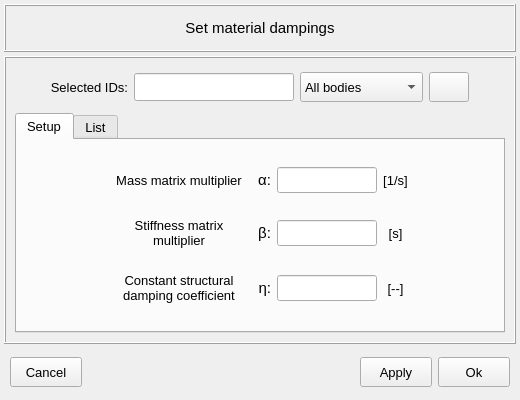
<?xml version="1.0" encoding="UTF-8"?>
<ui version="4.0">
 <class>Dialog</class>
 <widget class="QDialog" name="Dialog">
  <property name="geometry">
   <rect>
    <x>0</x>
    <y>0</y>
    <width>520</width>
    <height>400</height>
   </rect>
  </property>
  <property name="minimumSize">
   <size>
    <width>520</width>
    <height>400</height>
   </size>
  </property>
  <property name="maximumSize">
   <size>
    <width>520</width>
    <height>400</height>
   </size>
  </property>
  <property name="windowTitle">
   <string>Set material dampings</string>
  </property>
  <layout class="QGridLayout" name="gridLayout">
   <property name="leftMargin">
    <number>4</number>
   </property>
   <property name="topMargin">
    <number>4</number>
   </property>
   <property name="rightMargin">
    <number>4</number>
   </property>
   <property name="bottomMargin">
    <number>4</number>
   </property>
   <property name="spacing">
    <number>4</number>
   </property>
   <item row="0" column="0">
    <widget class="QFrame" name="frame">
     <property name="minimumSize">
      <size>
       <width>0</width>
       <height>48</height>
      </size>
     </property>
     <property name="maximumSize">
      <size>
       <width>16777215</width>
       <height>48</height>
      </size>
     </property>
     <property name="frameShape">
      <enum>QFrame::Shape::Box</enum>
     </property>
     <property name="frameShadow">
      <enum>QFrame::Shadow::Raised</enum>
     </property>
     <layout class="QGridLayout" name="gridLayout_2">
      <item row="0" column="0">
       <widget class="QLabel" name="label">
        <property name="font">
         <font>
          <pointsize>11</pointsize>
         </font>
        </property>
        <property name="text">
         <string>Set material dampings</string>
        </property>
        <property name="alignment">
         <set>Qt::AlignmentFlag::AlignCenter</set>
        </property>
       </widget>
      </item>
     </layout>
    </widget>
   </item>
   <item row="1" column="0">
    <widget class="QFrame" name="frame_2">
     <property name="minimumSize">
      <size>
       <width>380</width>
       <height>280</height>
      </size>
     </property>
     <property name="maximumSize">
      <size>
       <width>16777215</width>
       <height>480</height>
      </size>
     </property>
     <property name="frameShape">
      <enum>QFrame::Shape::Box</enum>
     </property>
     <property name="frameShadow">
      <enum>QFrame::Shadow::Raised</enum>
     </property>
     <layout class="QGridLayout" name="gridLayout_4">
      <item row="1" column="0">
       <widget class="QTabWidget" name="tabWidget_main">
        <property name="minimumSize">
         <size>
          <width>360</width>
          <height>0</height>
         </size>
        </property>
        <property name="maximumSize">
         <size>
          <width>16777215</width>
          <height>16777215</height>
         </size>
        </property>
        <property name="font">
         <font>
          <pointsize>10</pointsize>
         </font>
        </property>
        <property name="currentIndex">
         <number>0</number>
        </property>
        <widget class="QWidget" name="tab_main">
         <attribute name="title">
          <string>Setup</string>
         </attribute>
         <layout class="QGridLayout" name="gridLayout_12">
          <property name="leftMargin">
           <number>2</number>
          </property>
          <property name="topMargin">
           <number>4</number>
          </property>
          <property name="rightMargin">
           <number>2</number>
          </property>
          <property name="bottomMargin">
           <number>4</number>
          </property>
          <property name="spacing">
           <number>2</number>
          </property>
          <item row="0" column="0">
           <widget class="QFrame" name="frame_dampings">
            <property name="frameShape">
             <enum>QFrame::Shape::NoFrame</enum>
            </property>
            <property name="frameShadow">
             <enum>QFrame::Shadow::Raised</enum>
            </property>
            <layout class="QGridLayout" name="gridLayout_7">
             <property name="leftMargin">
              <number>4</number>
             </property>
             <property name="topMargin">
              <number>4</number>
             </property>
             <property name="rightMargin">
              <number>4</number>
             </property>
             <property name="bottomMargin">
              <number>4</number>
             </property>
             <item row="2" column="4">
              <widget class="QLabel" name="label_16">
               <property name="minimumSize">
                <size>
                 <width>0</width>
                 <height>26</height>
                </size>
               </property>
               <property name="maximumSize">
                <size>
                 <width>16777215</width>
                 <height>26</height>
                </size>
               </property>
               <property name="font">
                <font>
                 <family>MS Shell Dlg 2</family>
                 <pointsize>10</pointsize>
                 <italic>false</italic>
                 <bold>false</bold>
                </font>
               </property>
               <property name="text">
                <string>[--]</string>
               </property>
               <property name="alignment">
                <set>Qt::AlignmentFlag::AlignCenter</set>
               </property>
              </widget>
             </item>
             <item row="2" column="3">
              <widget class="QLineEdit" name="lineEdit_constant_structural_coefficient">
               <property name="minimumSize">
                <size>
                 <width>80</width>
                 <height>26</height>
                </size>
               </property>
               <property name="maximumSize">
                <size>
                 <width>100</width>
                 <height>26</height>
                </size>
               </property>
               <property name="font">
                <font>
                 <family>MS Shell Dlg 2</family>
                 <pointsize>10</pointsize>
                 <italic>false</italic>
                 <bold>false</bold>
                </font>
               </property>
               <property name="styleSheet">
                <string notr="true"/>
               </property>
               <property name="alignment">
                <set>Qt::AlignmentFlag::AlignCenter</set>
               </property>
              </widget>
             </item>
             <item row="2" column="1">
              <widget class="QLabel" name="label_9">
               <property name="minimumSize">
                <size>
                 <width>132</width>
                 <height>0</height>
                </size>
               </property>
               <property name="font">
                <font>
                 <family>MS Shell Dlg 2</family>
                 <pointsize>10</pointsize>
                 <italic>false</italic>
                 <bold>false</bold>
                </font>
               </property>
               <property name="text">
                <string>Constant structural damping coefficient</string>
               </property>
               <property name="alignment">
                <set>Qt::AlignmentFlag::AlignCenter</set>
               </property>
               <property name="wordWrap">
                <bool>true</bool>
               </property>
              </widget>
             </item>
             <item row="0" column="5">
              <spacer name="horizontalSpacer">
               <property name="orientation">
                <enum>Qt::Orientation::Horizontal</enum>
               </property>
               <property name="sizeHint" stdset="0">
                <size>
                 <width>40</width>
                 <height>20</height>
                </size>
               </property>
              </spacer>
             </item>
             <item row="1" column="3">
              <widget class="QLineEdit" name="lineEdit_stiffness_multiplier">
               <property name="minimumSize">
                <size>
                 <width>80</width>
                 <height>26</height>
                </size>
               </property>
               <property name="maximumSize">
                <size>
                 <width>100</width>
                 <height>26</height>
                </size>
               </property>
               <property name="font">
                <font>
                 <family>MS Shell Dlg 2</family>
                 <pointsize>10</pointsize>
                 <italic>false</italic>
                 <bold>false</bold>
                </font>
               </property>
               <property name="styleSheet">
                <string notr="true"/>
               </property>
               <property name="alignment">
                <set>Qt::AlignmentFlag::AlignCenter</set>
               </property>
              </widget>
             </item>
             <item row="1" column="1">
              <widget class="QLabel" name="label_10">
               <property name="minimumSize">
                <size>
                 <width>132</width>
                 <height>0</height>
                </size>
               </property>
               <property name="font">
                <font>
                 <family>MS Shell Dlg 2</family>
                 <pointsize>10</pointsize>
                 <italic>false</italic>
                 <bold>false</bold>
                </font>
               </property>
               <property name="text">
                <string>Stiffness matrix multiplier</string>
               </property>
               <property name="alignment">
                <set>Qt::AlignmentFlag::AlignCenter</set>
               </property>
               <property name="wordWrap">
                <bool>true</bool>
               </property>
              </widget>
             </item>
             <item row="1" column="2">
              <widget class="QLabel" name="label_11">
               <property name="minimumSize">
                <size>
                 <width>20</width>
                 <height>26</height>
                </size>
               </property>
               <property name="maximumSize">
                <size>
                 <width>40</width>
                 <height>26</height>
                </size>
               </property>
               <property name="font">
                <font>
                 <family>Arial</family>
                 <pointsize>11</pointsize>
                 <italic>false</italic>
                 <bold>false</bold>
                </font>
               </property>
               <property name="text">
                <string>&lt;html&gt;&lt;head/&gt;&lt;body&gt;&lt;p align=&quot;right&quot;&gt;β:&lt;/p&gt;&lt;/body&gt;&lt;/html&gt;</string>
               </property>
               <property name="alignment">
                <set>Qt::AlignmentFlag::AlignRight|Qt::AlignmentFlag::AlignTrailing|Qt::AlignmentFlag::AlignVCenter</set>
               </property>
              </widget>
             </item>
             <item row="1" column="4">
              <widget class="QLabel" name="label_14">
               <property name="minimumSize">
                <size>
                 <width>0</width>
                 <height>26</height>
                </size>
               </property>
               <property name="maximumSize">
                <size>
                 <width>16777215</width>
                 <height>26</height>
                </size>
               </property>
               <property name="font">
                <font>
                 <family>MS Shell Dlg 2</family>
                 <pointsize>10</pointsize>
                 <italic>false</italic>
                 <bold>false</bold>
                </font>
               </property>
               <property name="text">
                <string>[s]</string>
               </property>
               <property name="alignment">
                <set>Qt::AlignmentFlag::AlignCenter</set>
               </property>
              </widget>
             </item>
             <item row="0" column="3">
              <widget class="QLineEdit" name="lineEdit_mass_multiplier">
               <property name="minimumSize">
                <size>
                 <width>80</width>
                 <height>26</height>
                </size>
               </property>
               <property name="maximumSize">
                <size>
                 <width>100</width>
                 <height>26</height>
                </size>
               </property>
               <property name="font">
                <font>
                 <family>MS Shell Dlg 2</family>
                 <pointsize>10</pointsize>
                 <italic>false</italic>
                 <bold>false</bold>
                </font>
               </property>
               <property name="styleSheet">
                <string notr="true"/>
               </property>
               <property name="alignment">
                <set>Qt::AlignmentFlag::AlignCenter</set>
               </property>
              </widget>
             </item>
             <item row="0" column="2">
              <widget class="QLabel" name="label_12">
               <property name="minimumSize">
                <size>
                 <width>20</width>
                 <height>26</height>
                </size>
               </property>
               <property name="maximumSize">
                <size>
                 <width>40</width>
                 <height>26</height>
                </size>
               </property>
               <property name="font">
                <font>
                 <family>Arial</family>
                 <pointsize>11</pointsize>
                 <italic>false</italic>
                 <bold>false</bold>
                </font>
               </property>
               <property name="text">
                <string>&lt;html&gt;&lt;head/&gt;&lt;body&gt;&lt;p align=&quot;right&quot;&gt;α:&lt;/p&gt;&lt;/body&gt;&lt;/html&gt;</string>
               </property>
               <property name="alignment">
                <set>Qt::AlignmentFlag::AlignRight|Qt::AlignmentFlag::AlignTrailing|Qt::AlignmentFlag::AlignVCenter</set>
               </property>
              </widget>
             </item>
             <item row="0" column="1">
              <widget class="QLabel" name="label_17">
               <property name="minimumSize">
                <size>
                 <width>132</width>
                 <height>0</height>
                </size>
               </property>
               <property name="font">
                <font>
                 <family>MS Shell Dlg 2</family>
                 <pointsize>10</pointsize>
                 <italic>false</italic>
                 <bold>false</bold>
                </font>
               </property>
               <property name="text">
                <string>Mass matrix multiplier</string>
               </property>
               <property name="alignment">
                <set>Qt::AlignmentFlag::AlignCenter</set>
               </property>
               <property name="wordWrap">
                <bool>true</bool>
               </property>
              </widget>
             </item>
             <item row="0" column="4">
              <widget class="QLabel" name="label_15">
               <property name="minimumSize">
                <size>
                 <width>0</width>
                 <height>26</height>
                </size>
               </property>
               <property name="maximumSize">
                <size>
                 <width>16777215</width>
                 <height>26</height>
                </size>
               </property>
               <property name="font">
                <font>
                 <family>MS Shell Dlg 2</family>
                 <pointsize>10</pointsize>
                 <italic>false</italic>
                 <bold>false</bold>
                </font>
               </property>
               <property name="text">
                <string>[1/s]</string>
               </property>
               <property name="alignment">
                <set>Qt::AlignmentFlag::AlignCenter</set>
               </property>
              </widget>
             </item>
             <item row="0" column="0">
              <spacer name="horizontalSpacer_2">
               <property name="orientation">
                <enum>Qt::Orientation::Horizontal</enum>
               </property>
               <property name="sizeHint" stdset="0">
                <size>
                 <width>40</width>
                 <height>20</height>
                </size>
               </property>
              </spacer>
             </item>
             <item row="2" column="2">
              <widget class="QLabel" name="label_13">
               <property name="minimumSize">
                <size>
                 <width>20</width>
                 <height>26</height>
                </size>
               </property>
               <property name="maximumSize">
                <size>
                 <width>40</width>
                 <height>26</height>
                </size>
               </property>
               <property name="font">
                <font>
                 <family>Arial</family>
                 <pointsize>11</pointsize>
                 <italic>false</italic>
                 <bold>false</bold>
                </font>
               </property>
               <property name="text">
                <string>&lt;html&gt;&lt;head/&gt;&lt;body&gt;&lt;p align=&quot;right&quot;&gt;η:&lt;/p&gt;&lt;/body&gt;&lt;/html&gt;</string>
               </property>
               <property name="alignment">
                <set>Qt::AlignmentFlag::AlignRight|Qt::AlignmentFlag::AlignTrailing|Qt::AlignmentFlag::AlignVCenter</set>
               </property>
              </widget>
             </item>
            </layout>
            <zorder>label_12</zorder>
            <zorder>label_16</zorder>
            <zorder>lineEdit_constant_structural_coefficient</zorder>
            <zorder>label_9</zorder>
            <zorder>lineEdit_stiffness_multiplier</zorder>
            <zorder>label_10</zorder>
            <zorder>label_11</zorder>
            <zorder>label_14</zorder>
            <zorder>lineEdit_mass_multiplier</zorder>
            <zorder>label_17</zorder>
            <zorder>label_15</zorder>
            <zorder>label_13</zorder>
           </widget>
          </item>
         </layout>
        </widget>
        <widget class="QWidget" name="tab_list">
         <attribute name="title">
          <string>List</string>
         </attribute>
         <layout class="QGridLayout" name="gridLayout_6">
          <item row="0" column="0">
           <widget class="QTreeWidget" name="treeWidget_material_dampings">
            <property name="minimumSize">
             <size>
              <width>320</width>
              <height>100</height>
             </size>
            </property>
            <property name="maximumSize">
             <size>
              <width>16777215</width>
              <height>200</height>
             </size>
            </property>
            <property name="font">
             <font>
              <family>MS Shell Dlg 2</family>
              <pointsize>10</pointsize>
              <italic>false</italic>
             </font>
            </property>
            <property name="indentation">
             <number>1</number>
            </property>
            <property name="headerHidden">
             <bool>false</bool>
            </property>
            <attribute name="headerHighlightSections">
             <bool>false</bool>
            </attribute>
            <attribute name="headerShowSortIndicator" stdset="0">
             <bool>false</bool>
            </attribute>
            <attribute name="headerStretchLastSection">
             <bool>true</bool>
            </attribute>
            <column>
             <property name="text">
              <string>Volumes</string>
             </property>
             <property name="textAlignment">
              <set>AlignCenter</set>
             </property>
            </column>
            <column>
             <property name="text">
              <string>Damping constants (α, β, η)</string>
             </property>
             <property name="textAlignment">
              <set>AlignCenter</set>
             </property>
            </column>
           </widget>
          </item>
          <item row="1" column="0">
           <widget class="QFrame" name="frame_3">
            <property name="minimumSize">
             <size>
              <width>320</width>
              <height>40</height>
             </size>
            </property>
            <property name="maximumSize">
             <size>
              <width>16777215</width>
              <height>40</height>
             </size>
            </property>
            <property name="frameShape">
             <enum>QFrame::Shape::NoFrame</enum>
            </property>
            <property name="frameShadow">
             <enum>QFrame::Shadow::Raised</enum>
            </property>
            <layout class="QGridLayout" name="gridLayout_8">
             <property name="leftMargin">
              <number>4</number>
             </property>
             <property name="topMargin">
              <number>4</number>
             </property>
             <property name="rightMargin">
              <number>4</number>
             </property>
             <property name="bottomMargin">
              <number>4</number>
             </property>
             <property name="horizontalSpacing">
              <number>12</number>
             </property>
             <item row="0" column="0">
              <widget class="QPushButton" name="pushButton_reset">
               <property name="minimumSize">
                <size>
                 <width>100</width>
                 <height>28</height>
                </size>
               </property>
               <property name="maximumSize">
                <size>
                 <width>100</width>
                 <height>28</height>
                </size>
               </property>
               <property name="font">
                <font>
                 <family>MS Shell Dlg 2</family>
                 <pointsize>10</pointsize>
                 <italic>false</italic>
                 <bold>false</bold>
                </font>
               </property>
               <property name="styleSheet">
                <string notr="true"/>
               </property>
               <property name="text">
                <string>Reset</string>
               </property>
               <property name="autoDefault">
                <bool>false</bool>
               </property>
              </widget>
             </item>
             <item row="0" column="1">
              <widget class="QPushButton" name="pushButton_remove">
               <property name="minimumSize">
                <size>
                 <width>100</width>
                 <height>28</height>
                </size>
               </property>
               <property name="maximumSize">
                <size>
                 <width>100</width>
                 <height>28</height>
                </size>
               </property>
               <property name="font">
                <font>
                 <family>MS Shell Dlg 2</family>
                 <pointsize>10</pointsize>
                 <italic>false</italic>
                 <bold>false</bold>
                </font>
               </property>
               <property name="styleSheet">
                <string notr="true"/>
               </property>
               <property name="text">
                <string>Remove</string>
               </property>
               <property name="autoDefault">
                <bool>false</bool>
               </property>
              </widget>
             </item>
            </layout>
           </widget>
          </item>
         </layout>
        </widget>
       </widget>
      </item>
      <item row="0" column="0">
       <widget class="QFrame" name="frame_4">
        <property name="minimumSize">
         <size>
          <width>400</width>
          <height>40</height>
         </size>
        </property>
        <property name="maximumSize">
         <size>
          <width>16777215</width>
          <height>40</height>
         </size>
        </property>
        <property name="frameShape">
         <enum>QFrame::Shape::NoFrame</enum>
        </property>
        <property name="frameShadow">
         <enum>QFrame::Shadow::Raised</enum>
        </property>
        <property name="lineWidth">
         <number>1</number>
        </property>
        <layout class="QGridLayout" name="gridLayout_5">
         <property name="leftMargin">
          <number>6</number>
         </property>
         <property name="topMargin">
          <number>2</number>
         </property>
         <property name="rightMargin">
          <number>6</number>
         </property>
         <property name="bottomMargin">
          <number>2</number>
         </property>
         <item row="0" column="1">
          <widget class="QLabel" name="label_2">
           <property name="minimumSize">
            <size>
             <width>0</width>
             <height>30</height>
            </size>
           </property>
           <property name="maximumSize">
            <size>
             <width>120</width>
             <height>30</height>
            </size>
           </property>
           <property name="font">
            <font>
             <family>MS Shell Dlg 2</family>
             <pointsize>10</pointsize>
             <bold>false</bold>
            </font>
           </property>
           <property name="text">
            <string>Selected IDs:</string>
           </property>
           <property name="textFormat">
            <enum>Qt::TextFormat::AutoText</enum>
           </property>
           <property name="alignment">
            <set>Qt::AlignmentFlag::AlignRight|Qt::AlignmentFlag::AlignTrailing|Qt::AlignmentFlag::AlignVCenter</set>
           </property>
          </widget>
         </item>
         <item row="0" column="0">
          <spacer name="horizontalSpacer_4">
           <property name="orientation">
            <enum>Qt::Orientation::Horizontal</enum>
           </property>
           <property name="sizeHint" stdset="0">
            <size>
             <width>40</width>
             <height>20</height>
            </size>
           </property>
          </spacer>
         </item>
         <item row="0" column="2">
          <widget class="QLineEdit" name="lineEdit_selection_id">
           <property name="enabled">
            <bool>true</bool>
           </property>
           <property name="minimumSize">
            <size>
             <width>160</width>
             <height>28</height>
            </size>
           </property>
           <property name="maximumSize">
            <size>
             <width>160</width>
             <height>28</height>
            </size>
           </property>
           <property name="font">
            <font>
             <pointsize>10</pointsize>
            </font>
           </property>
           <property name="focusPolicy">
            <enum>Qt::FocusPolicy::ClickFocus</enum>
           </property>
           <property name="styleSheet">
            <string notr="true"/>
           </property>
           <property name="text">
            <string/>
           </property>
           <property name="alignment">
            <set>Qt::AlignmentFlag::AlignCenter</set>
           </property>
          </widget>
         </item>
         <item row="0" column="5">
          <spacer name="horizontalSpacer_3">
           <property name="orientation">
            <enum>Qt::Orientation::Horizontal</enum>
           </property>
           <property name="sizeHint" stdset="0">
            <size>
             <width>40</width>
             <height>20</height>
            </size>
           </property>
          </spacer>
         </item>
         <item row="0" column="3">
          <widget class="QComboBox" name="comboBox_attribution_type">
           <property name="minimumSize">
            <size>
             <width>0</width>
             <height>30</height>
            </size>
           </property>
           <property name="maximumSize">
            <size>
             <width>16777215</width>
             <height>30</height>
            </size>
           </property>
           <property name="font">
            <font>
             <pointsize>10</pointsize>
            </font>
           </property>
           <item>
            <property name="text">
             <string>All bodies</string>
            </property>
           </item>
           <item>
            <property name="text">
             <string>Selected bodies</string>
            </property>
           </item>
          </widget>
         </item>
         <item row="0" column="4">
          <widget class="QPushButton" name="pushButton_select_group">
           <property name="minimumSize">
            <size>
             <width>40</width>
             <height>30</height>
            </size>
           </property>
           <property name="maximumSize">
            <size>
             <width>40</width>
             <height>30</height>
            </size>
           </property>
           <property name="font">
            <font>
             <family>MS Shell Dlg 2</family>
             <pointsize>11</pointsize>
             <italic>false</italic>
             <bold>true</bold>
            </font>
           </property>
           <property name="toolTip">
            <string>&lt;html&gt;&lt;head/&gt;&lt;body&gt;&lt;p&gt;&lt;span style=&quot; font-size:10pt; font-weight:400;&quot;&gt;Show the created groups&lt;/span&gt;&lt;/p&gt;&lt;/body&gt;&lt;/html&gt;</string>
           </property>
           <property name="styleSheet">
            <string notr="true"/>
           </property>
           <property name="text">
            <string/>
           </property>
           <property name="icon">
            <iconset resource="../../../../icons/dark_theme/resources.qrc">
             <normaloff>:/icons/selection_icon.png</normaloff>:/icons/selection_icon.png</iconset>
           </property>
           <property name="iconSize">
            <size>
             <width>20</width>
             <height>20</height>
            </size>
           </property>
           <property name="autoDefault">
            <bool>false</bool>
           </property>
           <property name="flat">
            <bool>false</bool>
           </property>
          </widget>
         </item>
        </layout>
       </widget>
      </item>
     </layout>
    </widget>
   </item>
   <item row="2" column="0">
    <widget class="QFrame" name="frame_buttons">
     <property name="minimumSize">
      <size>
       <width>0</width>
       <height>48</height>
      </size>
     </property>
     <property name="maximumSize">
      <size>
       <width>16777215</width>
       <height>48</height>
      </size>
     </property>
     <property name="frameShape">
      <enum>QFrame::Shape::NoFrame</enum>
     </property>
     <property name="frameShadow">
      <enum>QFrame::Shadow::Raised</enum>
     </property>
     <layout class="QGridLayout" name="gridLayout_11">
      <property name="leftMargin">
       <number>6</number>
      </property>
      <property name="topMargin">
       <number>0</number>
      </property>
      <property name="rightMargin">
       <number>6</number>
      </property>
      <property name="bottomMargin">
       <number>0</number>
      </property>
      <property name="verticalSpacing">
       <number>0</number>
      </property>
      <item row="0" column="3">
       <widget class="QPushButton" name="pushButton_apply_and_close">
        <property name="minimumSize">
         <size>
          <width>72</width>
          <height>30</height>
         </size>
        </property>
        <property name="maximumSize">
         <size>
          <width>72</width>
          <height>30</height>
         </size>
        </property>
        <property name="font">
         <font>
          <pointsize>10</pointsize>
          <italic>false</italic>
          <bold>false</bold>
         </font>
        </property>
        <property name="styleSheet">
         <string notr="true"/>
        </property>
        <property name="text">
         <string>Ok</string>
        </property>
        <property name="autoDefault">
         <bool>false</bool>
        </property>
        <property name="default">
         <bool>false</bool>
        </property>
        <property name="flat">
         <bool>false</bool>
        </property>
       </widget>
      </item>
      <item row="0" column="2">
       <widget class="QPushButton" name="pushButton_apply">
        <property name="minimumSize">
         <size>
          <width>72</width>
          <height>30</height>
         </size>
        </property>
        <property name="maximumSize">
         <size>
          <width>72</width>
          <height>30</height>
         </size>
        </property>
        <property name="font">
         <font>
          <pointsize>10</pointsize>
          <italic>false</italic>
          <bold>false</bold>
         </font>
        </property>
        <property name="styleSheet">
         <string notr="true"/>
        </property>
        <property name="text">
         <string>Apply</string>
        </property>
        <property name="autoDefault">
         <bool>false</bool>
        </property>
        <property name="default">
         <bool>false</bool>
        </property>
        <property name="flat">
         <bool>false</bool>
        </property>
       </widget>
      </item>
      <item row="0" column="0">
       <widget class="QPushButton" name="pushButton_cancel">
        <property name="minimumSize">
         <size>
          <width>72</width>
          <height>30</height>
         </size>
        </property>
        <property name="maximumSize">
         <size>
          <width>72</width>
          <height>30</height>
         </size>
        </property>
        <property name="font">
         <font>
          <pointsize>10</pointsize>
          <italic>false</italic>
          <bold>false</bold>
         </font>
        </property>
        <property name="styleSheet">
         <string notr="true"/>
        </property>
        <property name="text">
         <string>Cancel</string>
        </property>
        <property name="autoDefault">
         <bool>false</bool>
        </property>
        <property name="default">
         <bool>false</bool>
        </property>
        <property name="flat">
         <bool>false</bool>
        </property>
       </widget>
      </item>
      <item row="0" column="1">
       <spacer name="horizontalSpacer_17">
        <property name="orientation">
         <enum>Qt::Orientation::Horizontal</enum>
        </property>
        <property name="sizeHint" stdset="0">
         <size>
          <width>40</width>
          <height>20</height>
         </size>
        </property>
       </spacer>
      </item>
     </layout>
    </widget>
   </item>
  </layout>
 </widget>
 <resources>
  <include location="../../../../icons/dark_theme/resources.qrc"/>
 </resources>
 <connections/>
</ui>
